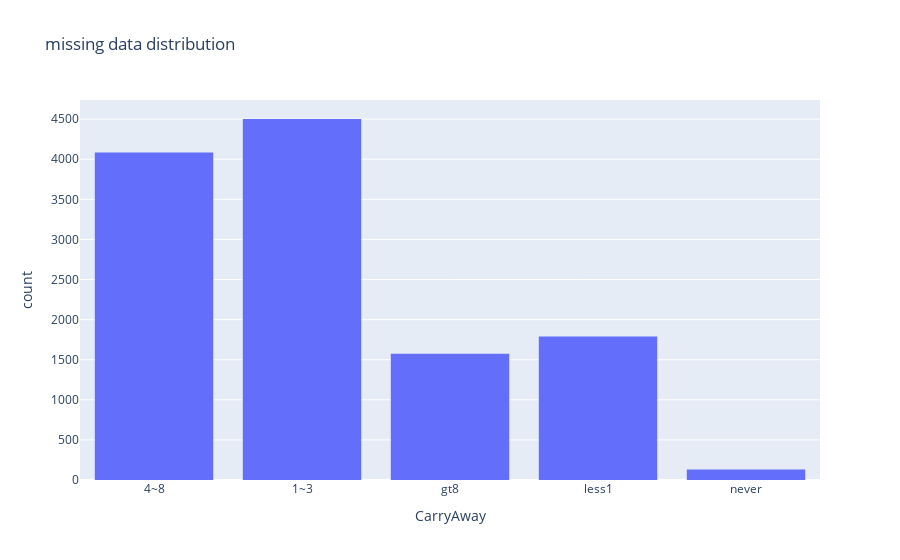

The code cell stored with this chart in its notebook:
### Code cell
#Looking at distribution of missing data for each column, I replaced the x with all of the different columns
fig = px.histogram(data, x="CarryAway", title="missing data distribution")
fig.show()

### Figure 1 — Plotly figure (JSON) as saved in the notebook; plotly's stock layout.template omitted (floating-point values rounded to 4 significant figures; data arrays with more than 128 entries replaced by an {"elided": "..."} marker saying what was removed)
{"data": [{"alignmentgroup": "True", "bingroup": "x", "hovertemplate": "CarryAway=%{x}<br>count=%{y}<extra></extra>", "legendgroup": "", "marker": {"color": "#636efa", "pattern": {"shape": ""}}, "name": "", "offsetgroup": "", "orientation": "v", "showlegend": false, "type": "histogram", "x": {"elided": "12079 str values"}, "xaxis": "x", "yaxis": "y"}], "layout": {"barmode": "relative", "legend": {"tracegroupgap": 0}, "title": {"text": "missing data distribution"}, "xaxis": {"anchor": "y", "domain": [0, 1], "title": {"text": "CarryAway"}}, "yaxis": {"anchor": "x", "domain": [0, 1], "title": {"text": "count"}}}}
